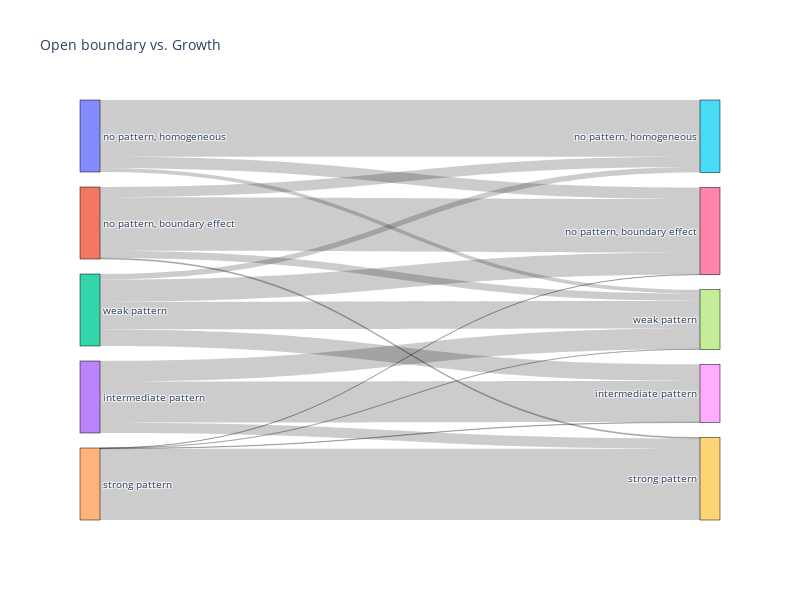

The cell this chart's notebook holds for it:
### Code cell
labels =list( patternclass_openboundary_edgegrowth2_cf.index)
columns = list(patternclass_openboundary_edgegrowth2_cf.columns)
node_labels = labels + columns

color_list = ['blue', 'green', 'orange', 'purple', 'red','yellow','black','brown','pink']

input_colors={}
for l,c in zip(node_labels,color_list):
    input_colors[l]=c

# Prepare data for Plotly Sankey Diagram
link_source = []
link_target = []
link_value = []
link_color=[]

for i, row_label in enumerate(labels):
    # input_color = input_colors[row_label]
    # input_color='blue'

    for j, col_label in enumerate(columns):
        count = patternclass_openboundary_edgegrowth2_cf.loc[row_label, col_label]
        link_source.append(i)
        link_target.append(len(labels) + j)
        link_value.append(count)
        # link_color.append(input_color)


# Create the Plotly Sankey Diagram
fig = go.Figure(data=[go.Sankey(
    node=dict(
        pad=15,
        thickness=20,
        line=dict(color="black", width=0.5),
        label=node_labels,
        # color=link_color,
    ),
    link=dict(
        source=link_source,
        target=link_target,
        value=link_value,
        # color=link_color
    )
)])

# Customize the plot layout
fig.update_layout(
    title_text="Open boundary vs. Growth",
    font_size=10,
    width=800,
    height=600,
)

# Show the plot
fig.show()

### Figure 1 — Plotly figure (JSON) as saved in the notebook; plotly's stock layout.template omitted (floating-point values rounded to 4 significant figures)
{"data": [{"link": {"source": [0, 0, 0, 0, 0, 1, 1, 1, 1, 1, 2, 2, 2, 2, 2, 3, 3, 3, 3, 3, 4, 4, 4, 4, 4], "target": [5, 6, 7, 8, 9, 5, 6, 7, 8, 9, 5, 6, 7, 8, 9, 5, 6, 7, 8, 9, 5, 6, 7, 8, 9], "value": [78.95, 15.79, 5.263, 0, 0, 14.19, 74.19, 10.32, 0, 1.29, 7.692, 30.77, 38.46, 23.08, 0, 0, 0, 28.57, 57.14, 14.29, 0, 0.2041, 0.2041, 0.6122, 98.98]}, "node": {"label": ["no pattern, homogeneous", "no pattern, boundary effect", "weak pattern", "intermediate pattern", "strong pattern", "no pattern, homogeneous", "no pattern, boundary effect", "weak pattern", "intermediate pattern", "strong pattern"], "line": {"color": "black", "width": 0.5}, "pad": 15, "thickness": 20}, "type": "sankey"}], "layout": {"font": {"size": 10}, "height": 600, "title": {"text": "Open boundary vs. Growth"}, "width": 800}}
